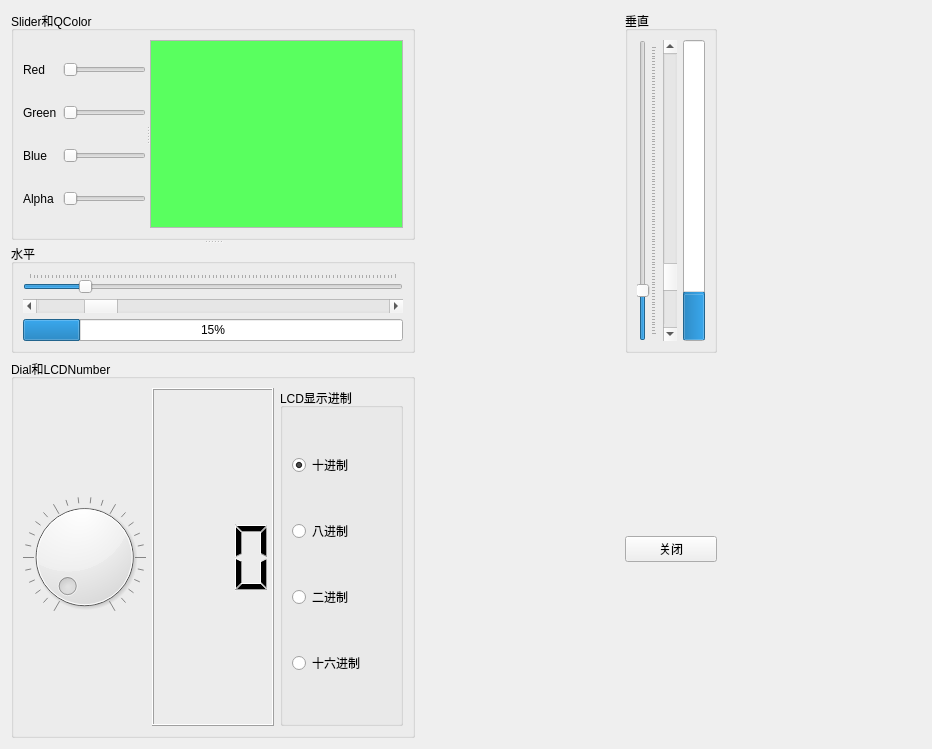
<?xml version="1.0" encoding="UTF-8"?>
<ui version="4.0">
 <class>numinput_show_window</class>
 <widget class="QWidget" name="numinput_show_window">
  <property name="geometry">
   <rect>
    <x>0</x>
    <y>0</y>
    <width>932</width>
    <height>749</height>
   </rect>
  </property>
  <property name="windowTitle">
   <string>numinput_show_window</string>
  </property>
  <layout class="QGridLayout" name="gridLayout_6">
   <item row="1" column="2">
    <spacer name="verticalSpacer">
     <property name="orientation">
      <enum>Qt::Vertical</enum>
     </property>
     <property name="sizeHint" stdset="0">
      <size>
       <width>17</width>
       <height>158</height>
      </size>
     </property>
    </spacer>
   </item>
   <item row="3" column="2">
    <spacer name="verticalSpacer_2">
     <property name="orientation">
      <enum>Qt::Vertical</enum>
     </property>
     <property name="sizeHint" stdset="0">
      <size>
       <width>17</width>
       <height>158</height>
      </size>
     </property>
    </spacer>
   </item>
   <item row="2" column="2">
    <widget class="QPushButton" name="pushButtonClose">
     <property name="text">
      <string>关闭</string>
     </property>
     <property name="icon">
      <iconset>
       <normaloff>../images/icon/exit.bmp</normaloff>../images/icon/exit.bmp</iconset>
     </property>
    </widget>
   </item>
   <item row="0" column="2">
    <widget class="QGroupBox" name="groupBox_3">
     <property name="title">
      <string>垂直</string>
     </property>
     <layout class="QHBoxLayout" name="horizontalLayout">
      <item>
       <widget class="QSlider" name="verticalSliderV">
        <property name="maximum">
         <number>100</number>
        </property>
        <property name="value">
         <number>15</number>
        </property>
        <property name="orientation">
         <enum>Qt::Vertical</enum>
        </property>
        <property name="tickPosition">
         <enum>QSlider::TicksBelow</enum>
        </property>
       </widget>
      </item>
      <item>
       <widget class="QScrollBar" name="verticalScrollBarV">
        <property name="maximum">
         <number>100</number>
        </property>
        <property name="value">
         <number>15</number>
        </property>
        <property name="orientation">
         <enum>Qt::Vertical</enum>
        </property>
        <property name="invertedAppearance">
         <bool>true</bool>
        </property>
        <property name="invertedControls">
         <bool>false</bool>
        </property>
       </widget>
      </item>
      <item>
       <widget class="QProgressBar" name="progressBarV">
        <property name="value">
         <number>15</number>
        </property>
        <property name="orientation">
         <enum>Qt::Vertical</enum>
        </property>
       </widget>
      </item>
     </layout>
    </widget>
   </item>
   <item row="2" column="3">
    <spacer name="horizontalSpacer_4">
     <property name="orientation">
      <enum>Qt::Horizontal</enum>
     </property>
     <property name="sizeHint" stdset="0">
      <size>
       <width>37</width>
       <height>17</height>
      </size>
     </property>
    </spacer>
   </item>
   <item row="0" column="0">
    <widget class="QSplitter" name="splitter_2">
     <property name="orientation">
      <enum>Qt::Vertical</enum>
     </property>
     <widget class="QGroupBox" name="groupBox">
      <property name="title">
       <string>Slider和QColor</string>
      </property>
      <layout class="QGridLayout" name="gridLayout_5">
       <item row="0" column="0">
        <widget class="QSplitter" name="splitter">
         <property name="orientation">
          <enum>Qt::Horizontal</enum>
         </property>
         <widget class="QWidget" name="widget" native="true">
          <layout class="QGridLayout" name="gridLayout">
           <item row="1" column="1">
            <widget class="QSlider" name="horizontalSliderGreen">
             <property name="maximum">
              <number>255</number>
             </property>
             <property name="orientation">
              <enum>Qt::Horizontal</enum>
             </property>
            </widget>
           </item>
           <item row="2" column="1">
            <widget class="QSlider" name="horizontalSliderBlue">
             <property name="maximum">
              <number>255</number>
             </property>
             <property name="orientation">
              <enum>Qt::Horizontal</enum>
             </property>
            </widget>
           </item>
           <item row="0" column="0">
            <widget class="QLabel" name="label">
             <property name="text">
              <string>Red</string>
             </property>
            </widget>
           </item>
           <item row="1" column="0">
            <widget class="QLabel" name="label_2">
             <property name="text">
              <string>Green</string>
             </property>
            </widget>
           </item>
           <item row="2" column="0">
            <widget class="QLabel" name="label_3">
             <property name="text">
              <string>Blue</string>
             </property>
            </widget>
           </item>
           <item row="3" column="0">
            <widget class="QLabel" name="label_4">
             <property name="text">
              <string>Alpha</string>
             </property>
            </widget>
           </item>
           <item row="0" column="1">
            <widget class="QSlider" name="horizontalSliderRed">
             <property name="cursor">
              <cursorShape>ArrowCursor</cursorShape>
             </property>
             <property name="maximum">
              <number>255</number>
             </property>
             <property name="value">
              <number>0</number>
             </property>
             <property name="orientation">
              <enum>Qt::Horizontal</enum>
             </property>
            </widget>
           </item>
           <item row="3" column="1">
            <widget class="QSlider" name="horizontalSliderAlpha">
             <property name="orientation">
              <enum>Qt::Horizontal</enum>
             </property>
            </widget>
           </item>
          </layout>
         </widget>
         <widget class="QTextEdit" name="textEdit">
          <property name="palette">
           <palette>
            <active>
             <colorrole role="Base">
              <brush brushstyle="SolidPattern">
               <color alpha="255">
                <red>89</red>
                <green>255</green>
                <blue>95</blue>
               </color>
              </brush>
             </colorrole>
            </active>
            <inactive>
             <colorrole role="Base">
              <brush brushstyle="SolidPattern">
               <color alpha="255">
                <red>89</red>
                <green>255</green>
                <blue>95</blue>
               </color>
              </brush>
             </colorrole>
            </inactive>
            <disabled>
             <colorrole role="Base">
              <brush brushstyle="SolidPattern">
               <color alpha="255">
                <red>240</red>
                <green>240</green>
                <blue>240</blue>
               </color>
              </brush>
             </colorrole>
            </disabled>
           </palette>
          </property>
         </widget>
        </widget>
       </item>
      </layout>
     </widget>
     <widget class="QGroupBox" name="groupBox_2">
      <property name="title">
       <string>水平</string>
      </property>
      <layout class="QGridLayout" name="gridLayout_3">
       <item row="3" column="0">
        <widget class="QProgressBar" name="progressBarH">
         <property name="value">
          <number>15</number>
         </property>
        </widget>
       </item>
       <item row="0" column="0">
        <widget class="QSlider" name="horizontalSliderH">
         <property name="maximum">
          <number>100</number>
         </property>
         <property name="value">
          <number>15</number>
         </property>
         <property name="orientation">
          <enum>Qt::Horizontal</enum>
         </property>
         <property name="tickPosition">
          <enum>QSlider::TicksAbove</enum>
         </property>
        </widget>
       </item>
       <item row="1" column="0">
        <widget class="QScrollBar" name="horizontalScrollBarH">
         <property name="maximum">
          <number>100</number>
         </property>
         <property name="value">
          <number>15</number>
         </property>
         <property name="orientation">
          <enum>Qt::Horizontal</enum>
         </property>
        </widget>
       </item>
      </layout>
     </widget>
    </widget>
   </item>
   <item row="1" column="0" rowspan="3">
    <widget class="QGroupBox" name="groupBox_4">
     <property name="title">
      <string>Dial和LCDNumber</string>
     </property>
     <layout class="QGridLayout" name="gridLayout_2">
      <item row="0" column="2">
       <widget class="QGroupBox" name="groupBox_5">
        <property name="minimumSize">
         <size>
          <width>120</width>
          <height>0</height>
         </size>
        </property>
        <property name="title">
         <string>LCD显示进制</string>
        </property>
        <layout class="QGridLayout" name="gridLayout_4">
         <item row="0" column="0">
          <widget class="QRadioButton" name="radioButtonDec">
           <property name="text">
            <string>十进制</string>
           </property>
           <property name="checked">
            <bool>true</bool>
           </property>
          </widget>
         </item>
         <item row="1" column="0">
          <widget class="QRadioButton" name="radioButtonOct">
           <property name="text">
            <string>八进制</string>
           </property>
          </widget>
         </item>
         <item row="2" column="0">
          <widget class="QRadioButton" name="radioButtonBit">
           <property name="text">
            <string>二进制</string>
           </property>
          </widget>
         </item>
         <item row="3" column="0">
          <widget class="QRadioButton" name="radioButtonHex">
           <property name="text">
            <string>十六进制</string>
           </property>
          </widget>
         </item>
        </layout>
       </widget>
      </item>
      <item row="0" column="0">
       <widget class="QDial" name="dialDisplay">
        <property name="maximum">
         <number>100</number>
        </property>
        <property name="wrapping">
         <bool>false</bool>
        </property>
        <property name="notchesVisible">
         <bool>true</bool>
        </property>
       </widget>
      </item>
      <item row="0" column="1">
       <widget class="QLCDNumber" name="lcdNumber">
        <property name="minimumSize">
         <size>
          <width>80</width>
          <height>0</height>
         </size>
        </property>
        <property name="baseSize">
         <size>
          <width>20</width>
          <height>20</height>
         </size>
        </property>
        <property name="font">
         <font>
          <pointsize>22</pointsize>
         </font>
        </property>
        <property name="digitCount">
         <number>3</number>
        </property>
       </widget>
      </item>
     </layout>
    </widget>
   </item>
   <item row="2" column="1">
    <spacer name="horizontalSpacer">
     <property name="orientation">
      <enum>Qt::Horizontal</enum>
     </property>
     <property name="sizeHint" stdset="0">
      <size>
       <width>37</width>
       <height>17</height>
      </size>
     </property>
    </spacer>
   </item>
  </layout>
 </widget>
 <resources/>
 <connections>
  <connection>
   <sender>pushButtonClose</sender>
   <signal>clicked()</signal>
   <receiver>numinput_show_window</receiver>
   <slot>close()</slot>
   <hints>
    <hint type="sourcelabel">
     <x>685</x>
     <y>553</y>
    </hint>
    <hint type="destinationlabel">
     <x>465</x>
     <y>374</y>
    </hint>
   </hints>
  </connection>
 </connections>
</ui>
